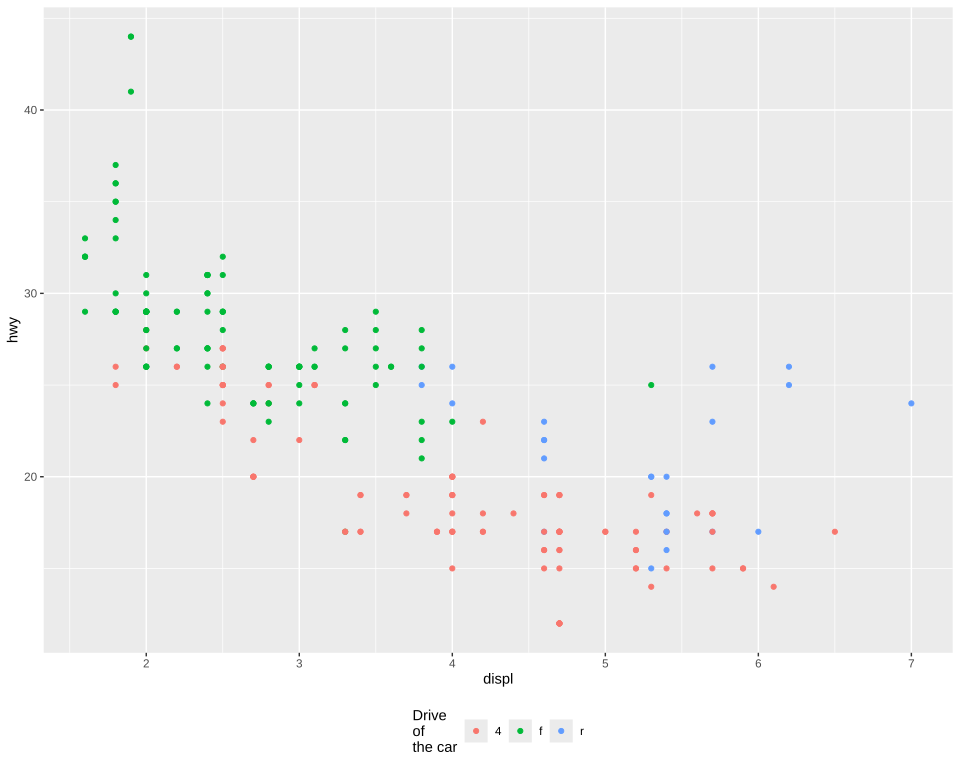

This figure's R source:
# The plot test/golden/legend_title_tall.svg draws, drawn by ggplot2 itself, as ggplot2's own visual
# tests draw their snapshots: the independent check on that golden whenever it changes. The suite
# never runs this; it needs R, ggplot2 and vdiffr, saved as the Docker image giggly-r:ggplot2-4.0.3.
# From the repository's root:
#
#   docker run --rm -v "$PWD/test/golden":/golden:ro giggly-r:ggplot2-4.0.3 \
#     Rscript /golden/legend_title_tall.R > legend_title_tall.ggplot2.svg
#
# and compare the two drawings element by element, as test/golden/point.R describes.
#
# mpg's highway mileage against engine size by drive, its legend below the plot under a title of
# three lines, taller than the row of keys beside it: the legend leaves half the extra room above
# the keys and half below, the title centred down them.
#
# First checked with ggplot2 4.0.3 and vdiffr 1.0.9: every element and clip path matches, and
# the one departure is test/golden/point.R's, the x axis drawn before the y.

library(ggplot2)

plot <- ggplot(mpg, aes(displ, hwy, colour = drv)) +
  geom_point() +
  labs(colour = "Drive\nof\nthe car") +
  theme_gray() +
  theme(legend.position = "bottom")

file <- tempfile(fileext = ".svg")
vdiffr::write_svg(plot, file)
cat(readLines(file), sep = "\n")
